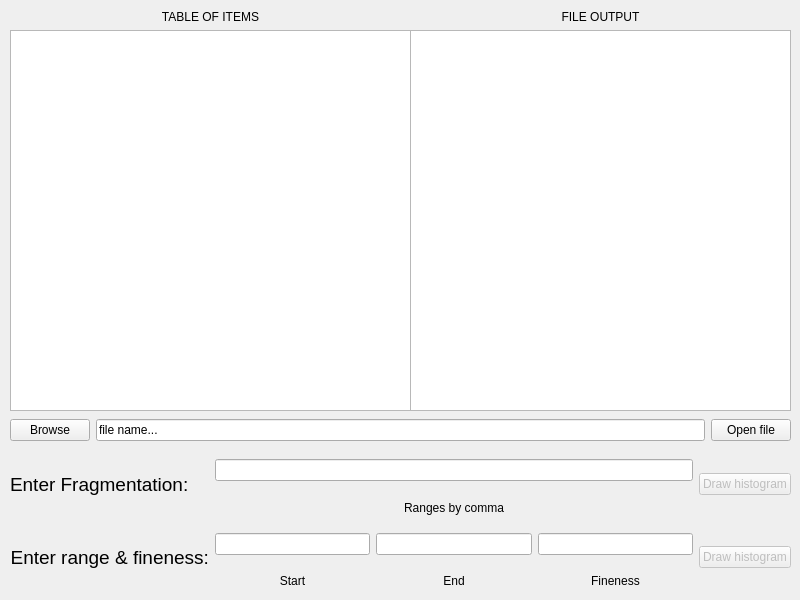
<?xml version="1.0" encoding="UTF-8"?>
<ui version="4.0">
 <class>MainWindow</class>
 <widget class="QMainWindow" name="MainWindow">
  <property name="geometry">
   <rect>
    <x>0</x>
    <y>0</y>
    <width>800</width>
    <height>600</height>
   </rect>
  </property>
  <property name="windowTitle">
   <string>MainWindow</string>
  </property>
  <widget class="QWidget" name="centralwidget">
   <widget class="QWidget" name="layoutWidget">
    <property name="geometry">
     <rect>
      <x>10</x>
      <y>450</y>
      <width>781</width>
      <height>141</height>
     </rect>
    </property>
    <layout class="QGridLayout" name="gridLayout">
     <item row="3" column="0" rowspan="3">
      <widget class="QLabel" name="label_3">
       <property name="font">
        <font>
         <pointsize>14</pointsize>
        </font>
       </property>
       <property name="autoFillBackground">
        <bool>false</bool>
       </property>
       <property name="text">
        <string>Enter range &amp; fineness:</string>
       </property>
       <property name="alignment">
        <set>Qt::AlignRight|Qt::AlignTrailing|Qt::AlignVCenter</set>
       </property>
       <property name="wordWrap">
        <bool>true</bool>
       </property>
      </widget>
     </item>
     <item row="5" column="3">
      <widget class="QLabel" name="label_2">
       <property name="text">
        <string>Fineness</string>
       </property>
       <property name="alignment">
        <set>Qt::AlignCenter</set>
       </property>
      </widget>
     </item>
     <item row="5" column="1">
      <widget class="QLabel" name="labelStart">
       <property name="text">
        <string>Start</string>
       </property>
       <property name="alignment">
        <set>Qt::AlignCenter</set>
       </property>
      </widget>
     </item>
     <item row="3" column="4" rowspan="3">
      <widget class="QPushButton" name="pushButton_3">
       <property name="enabled">
        <bool>false</bool>
       </property>
       <property name="text">
        <string>Draw histogram</string>
       </property>
      </widget>
     </item>
     <item row="5" column="2">
      <widget class="QLabel" name="labelEnd">
       <property name="text">
        <string>End</string>
       </property>
       <property name="alignment">
        <set>Qt::AlignCenter</set>
       </property>
      </widget>
     </item>
     <item row="0" column="1" rowspan="2" colspan="3">
      <widget class="QLineEdit" name="rangesEdit">
       <property name="enabled">
        <bool>true</bool>
       </property>
      </widget>
     </item>
     <item row="2" column="1" colspan="3">
      <widget class="QLabel" name="label_4">
       <property name="text">
        <string>Ranges by comma</string>
       </property>
       <property name="alignment">
        <set>Qt::AlignCenter</set>
       </property>
      </widget>
     </item>
     <item row="3" column="1" rowspan="2">
      <widget class="QLineEdit" name="rangeStart"/>
     </item>
     <item row="3" column="2" rowspan="2">
      <widget class="QLineEdit" name="rangeEnd"/>
     </item>
     <item row="3" column="3" rowspan="2">
      <widget class="QLineEdit" name="fineness"/>
     </item>
     <item row="0" column="0" rowspan="3">
      <widget class="QLabel" name="label">
       <property name="font">
        <font>
         <pointsize>14</pointsize>
        </font>
       </property>
       <property name="text">
        <string>Enter Fragmentation:</string>
       </property>
       <property name="wordWrap">
        <bool>true</bool>
       </property>
      </widget>
     </item>
     <item row="0" column="4" rowspan="3">
      <widget class="QPushButton" name="pushButton_2">
       <property name="enabled">
        <bool>false</bool>
       </property>
       <property name="text">
        <string>Draw histogram</string>
       </property>
      </widget>
     </item>
    </layout>
   </widget>
   <widget class="QWidget" name="layoutWidget">
    <property name="geometry">
     <rect>
      <x>10</x>
      <y>410</y>
      <width>781</width>
      <height>41</height>
     </rect>
    </property>
    <layout class="QGridLayout" name="gridLayout_2">
     <item row="0" column="0">
      <widget class="QPushButton" name="pushButton">
       <property name="text">
        <string>Browse</string>
       </property>
      </widget>
     </item>
     <item row="0" column="1">
      <widget class="QLineEdit" name="fileName">
       <property name="enabled">
        <bool>true</bool>
       </property>
       <property name="text">
        <string>file name...</string>
       </property>
       <property name="readOnly">
        <bool>true</bool>
       </property>
      </widget>
     </item>
     <item row="0" column="2">
      <widget class="QPushButton" name="openFile">
       <property name="text">
        <string>Open file</string>
       </property>
      </widget>
     </item>
    </layout>
   </widget>
   <widget class="QWidget" name="">
    <property name="geometry">
     <rect>
      <x>410</x>
      <y>10</y>
      <width>381</width>
      <height>401</height>
     </rect>
    </property>
    <layout class="QVBoxLayout" name="verticalLayout">
     <item>
      <widget class="QLabel" name="label_6">
       <property name="text">
        <string>FILE OUTPUT</string>
       </property>
       <property name="alignment">
        <set>Qt::AlignCenter</set>
       </property>
      </widget>
     </item>
     <item>
      <widget class="QTextBrowser" name="fileBrowse"/>
     </item>
    </layout>
   </widget>
   <widget class="QWidget" name="">
    <property name="geometry">
     <rect>
      <x>10</x>
      <y>10</y>
      <width>401</width>
      <height>401</height>
     </rect>
    </property>
    <layout class="QVBoxLayout" name="verticalLayout_2">
     <item>
      <widget class="QLabel" name="label_5">
       <property name="text">
        <string>TABLE OF ITEMS</string>
       </property>
       <property name="alignment">
        <set>Qt::AlignCenter</set>
       </property>
      </widget>
     </item>
     <item>
      <widget class="QTableWidget" name="table"/>
     </item>
    </layout>
   </widget>
  </widget>
 </widget>
 <resources/>
 <connections/>
</ui>
